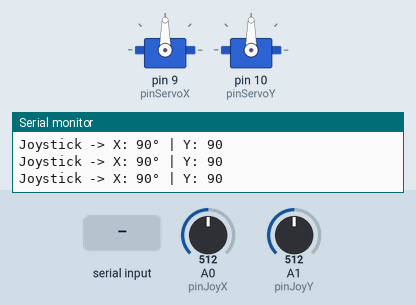
A sketch run on a simulated Arduino Uno, built with avr-gcc and run on an emulated ATmega328P. Shown: 2 × servo, the last lines printed to the serial monitor. Inputs (shaded band) come from the test bench; at power-on: A0 (pinJoyX) = 512, A1 (pinJoyY) = 512.

Above: at 1.3 s.
1.4 s: A0 (pinJoyX) set to 558
At 2.7 s:
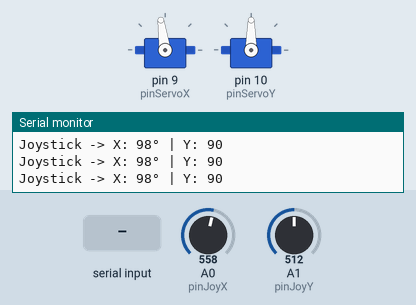
4.4 s: A0 (pinJoyX) set to 581
At 4.8 s:
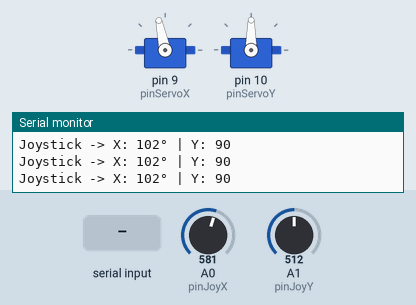
5.9 s: "S90\n" received over Serial
At 8.0 s:
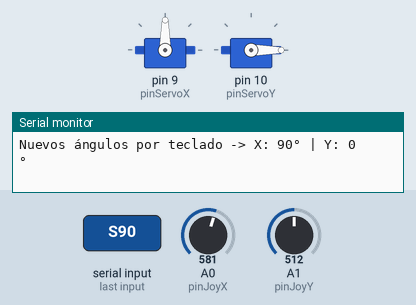
8.6 s: "90,45\n" received over Serial
At 9.3 s:
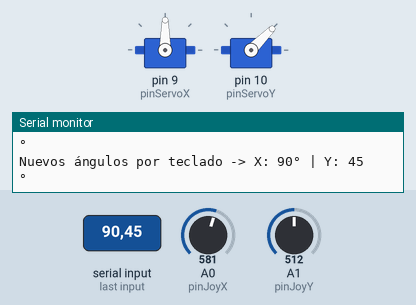
10.1 s: "30,150\n" received over Serial
At 10.6 s:
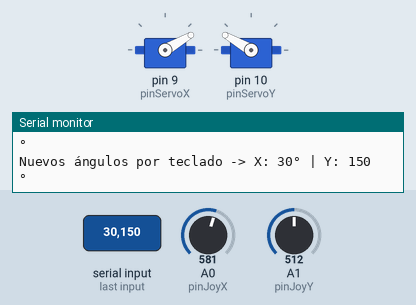
11.6 s: "5\n" received over Serial
At 13.8 s:
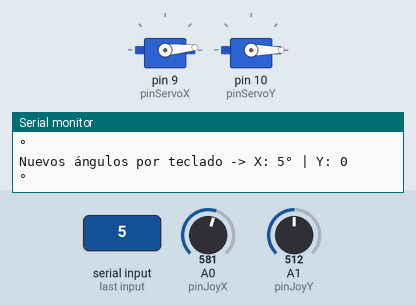
Timing chart, 0 to 15.1 s (numbered marks = the images above; inputs shaded):
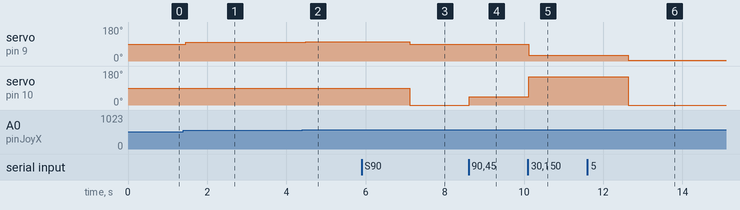

The sketch:

Movil_SG90.ino
```cpp
#include <Servo.h>

// Creamos los objetos para controlar los dos servos
Servo servoX;
Servo servoY;

// Definimos los pines analógicos del Joystick
const int pinJoyX = A0;
const int pinJoyY = A1;

// Definimos los pines digitales para los servomotores
const int pinServoX = 9;
const int pinServoY = 10;

// Variables para almacenar los ángulos
int anguloX = 90; // Empezamos en el centro (90 grados)
int anguloY = 90;

// Variable para controlar el modo de funcionamiento (True = Joystick, False = Teclado)
bool modoJoystick = true;

void setup() {
  servoX.attach(pinServoX);
  servoY.attach(pinServoY);

  Serial.begin(9600);

  // Mensaje de bienvenida con instrucciones
  Serial.println("=== CONTROL DE SERVOS INICIADO ===");
  Serial.println("Modo actual: JOYSTICK");
  Serial.println("Envía 'S' para modo Serie (Teclado).");
  Serial.println("Envía 'J' para volver a modo Joystick.");
  Serial.println("----------------------------------");
}

void loop() {
  // 1. Revisar si ha llegado algún comando por el Monitor Serie
  if (Serial.available() > 0) {
    char comando = Serial.peek(); // Miramos el primer carácter sin sacarlo del buffer

    if (comando == 'S' || comando == 's') {
      modoJoystick = false;
      Serial.read(); // Limpiamos la 'S' del buffer
      Serial.println("\n*** MODO SERIE ACTIVADO ***");
      Serial.println("Escribe los angulos en formato: X,Y (Ejemplo: 45,120)");

    } else if (comando == 'J' || comando == 'j') {
      modoJoystick = true;
      Serial.read(); // Limpiamos la 'J' del buffer
      Serial.println("\n*** MODO JOYSTICK ACTIVADO ***");

    } else if (!modoJoystick) {
      // Si estamos en modo teclado y llega texto, asumimos que son los ángulos
      // Usamos parseInt() que busca automáticamente el primer número que encuentre
      int nuevoX = Serial.parseInt();
      int nuevoY = Serial.parseInt();

      // Limpiamos el salto de línea que queda en el buffer
      while(Serial.available() > 0) { Serial.read(); }

      // Validamos que los números estén entre 0 y 180
      if (nuevoX >= 0 && nuevoX <= 180) anguloX = nuevoX;
      if (nuevoY >= 0 && nuevoY <= 180) anguloY = nuevoY;

      Serial.print("Nuevos ángulos por teclado -> X: ");
      Serial.print(anguloX);
      Serial.print("° | Y: ");
      Serial.println(anguloY);
      Serial.println("°");
    } else {
      // Si estamos en modo joystick y mandan otra letra, la ignoramos y limpiamos el buffer
      while(Serial.available() > 0) { Serial.read(); }
    }
  }

  // 2. Lógica del Modo Joystick
  if (modoJoystick) {
    int valorJoyX = analogRead(pinJoyX);
    int valorJoyY = analogRead(pinJoyY);

    anguloX = map(valorJoyX, 0, 1023, 0, 180);
    anguloY = map(valorJoyY, 0, 1023, 0, 180);

    // Imprimimos la posición del joystick en tiempo real (puedes comentar esto si es mucho texto)
    Serial.print("Joystick -> X: ");
    Serial.print(anguloX);
    Serial.print("° | Y: ");
    Serial.println(anguloY);
  }

  // 3. Enviar la instrucción de movimiento a los servos (aplica para ambos modos)
  servoX.write(anguloX);
  servoY.write(anguloY);

  // 4. Pausa. En modo joystick una pausa corta, en teclado no importa tanto.
  delay(100);
}
```

Measured:
- after the input at 1.4 s, servo on pin 9 (pinServoX): 90° → 98° after 0.06 s
- after the input at 4.4 s, servo on pin 9 (pinServoX): 98° → 102° after 0.08 s
- after the input at 5.9 s, servo on pin 9 (pinServoX): 102° → 90° after 1.2 s; servo on pin 10 (pinServoY): 90° → 0° after 1.2 s
- after the input at 8.6 s, servo on pin 10 (pinServoY): 0° → 45° at once
- after the input at 10.1 s, servo on pin 9 (pinServoX): 90° → 30° at once; servo on pin 10 (pinServoY): 45° → 150° at once
- after the input at 11.6 s, servo on pin 9 (pinServoX): 30° → 5° after 1.0 s; servo on pin 10 (pinServoY): 150° → 0° after 1.0 s
